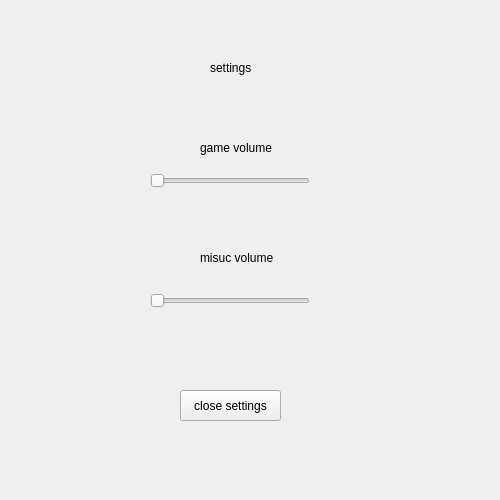
<?xml version="1.0" encoding="UTF-8"?>
<ui version="4.0">
 <class>Form</class>
 <widget class="QWidget" name="Form">
  <property name="geometry">
   <rect>
    <x>0</x>
    <y>0</y>
    <width>500</width>
    <height>500</height>
   </rect>
  </property>
  <property name="minimumSize">
   <size>
    <width>500</width>
    <height>500</height>
   </size>
  </property>
  <property name="windowTitle">
   <string>Form</string>
  </property>
  <widget class="QSlider" name="game_vol_slider">
   <property name="geometry">
    <rect>
     <x>150</x>
     <y>170</y>
     <width>160</width>
     <height>22</height>
    </rect>
   </property>
   <property name="orientation">
    <enum>Qt::Horizontal</enum>
   </property>
  </widget>
  <widget class="QSlider" name="horizontalSlider_2">
   <property name="geometry">
    <rect>
     <x>150</x>
     <y>290</y>
     <width>160</width>
     <height>22</height>
    </rect>
   </property>
   <property name="orientation">
    <enum>Qt::Horizontal</enum>
   </property>
  </widget>
  <widget class="QLabel" name="music_volume_lbl">
   <property name="geometry">
    <rect>
     <x>200</x>
     <y>250</y>
     <width>81</width>
     <height>16</height>
    </rect>
   </property>
   <property name="text">
    <string>misuc volume</string>
   </property>
  </widget>
  <widget class="QLabel" name="game_volume_lbl">
   <property name="geometry">
    <rect>
     <x>200</x>
     <y>140</y>
     <width>81</width>
     <height>16</height>
    </rect>
   </property>
   <property name="text">
    <string>game volume</string>
   </property>
  </widget>
  <widget class="QLabel" name="settings_lbl">
   <property name="geometry">
    <rect>
     <x>210</x>
     <y>60</y>
     <width>41</width>
     <height>16</height>
    </rect>
   </property>
   <property name="text">
    <string>settings</string>
   </property>
  </widget>
  <widget class="QPushButton" name="pushButton">
   <property name="geometry">
    <rect>
     <x>180</x>
     <y>390</y>
     <width>101</width>
     <height>31</height>
    </rect>
   </property>
   <property name="text">
    <string>close settings</string>
   </property>
  </widget>
 </widget>
 <resources/>
 <connections/>
</ui>
